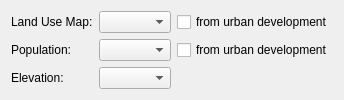
                 <widget class="QWidget" name="datasets" native="true">
                  <layout class="QGridLayout" name="gridLayout_6">
                   <item row="2" column="1">
                    <widget class="QComboBox" name="pop_combo"/>
                   </item>
                   <item row="1" column="0">
                    <widget class="QLabel" name="lu_lbl">
                     <property name="text">
                      <string>Land Use Map:</string>
                     </property>
                    </widget>
                   </item>
                   <item row="2" column="2">
                    <widget class="QCheckBox" name="pop_fromurbandev">
                     <property name="text">
                      <string>from urban development</string>
                     </property>
                    </widget>
                   </item>
                   <item row="1" column="1">
                    <widget class="QComboBox" name="lu_combo"/>
                   </item>
                   <item row="1" column="2">
                    <widget class="QCheckBox" name="lu_fromurbandev">
                     <property name="text">
                      <string>from urban development</string>
                     </property>
                    </widget>
                   </item>
                   <item row="3" column="1">
                    <widget class="QComboBox" name="elev_combo"/>
                   </item>
                   <item row="3" column="0">
                    <widget class="QLabel" name="elev_lbl">
                     <property name="text">
                      <string>Elevation:</string>
                     </property>
                    </widget>
                   </item>
                   <item row="2" column="0">
                    <widget class="QLabel" name="pop_lbl">
                     <property name="text">
                      <string>Population:</string>
                     </property>
                    </widget>
                   </item>
                  </layout>
                 </widget>
